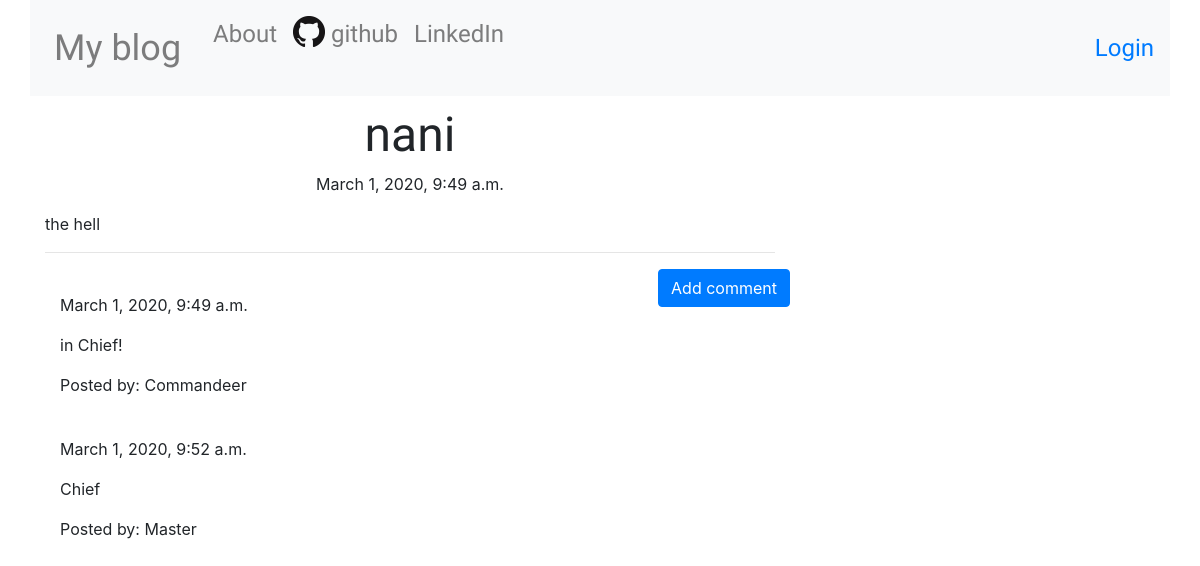
The app's page /post/4 with its own data.
### blog/models.py (models this page shows, shortened)
class Post(models.Model):
    author = models.ForeignKey('auth.User', on_delete=models.CASCADE)
    title = models.CharField(max_length = 200)
    text = models.TextField()
    create_date = models.DateTimeField(default = timezone.now)
    publish_date = models.DateTimeField(blank = True, null = True)

class Comment(models.Model):
    post = models.ForeignKey('blog.Post', on_delete=models.CASCADE, related_name='comments')
    author = models.CharField(max_length = 200)
    text = models.TextField()
    create_date = models.DateTimeField(default = timezone.now)
    approved_comment = models.BooleanField(default = False)

### blog/views.py (the view)
# urls.py: path('post/<int:pk>', views.PostDetailView.as_view(), name = 'post_detail'),
class PostDetailView(DetailView):
    model = Post

### blog/templates/blog/post_detail.html (shortened to what this page needs)
{% extends 'blog/base.html'%}
{% block body_block %}
<h1 class='posttitle loader'>{{ post.title }}</h1>
{% if post.publish_date %}
    <div class='date postdate'>
        {{ post.publish_date }}
    </div>
{% else %}
    <a class='btn btn-success' href="{% url 'post_publish' pk=post.pk %}">Publish!</a>
{% endif %}
    <p class='postcontent'> {{ post.text|safe|linebreaksbr }}</p>
<hr>
<a class='btn btn-primary btn-comment' href="{% url 'add_comment' pk=post.pk %}">Add comment</a>
<div class='container'>
    {% for comment in post.comments.all %}
        <br>
        {% if user.is_authenticated or comment.approved_comment %}
            {{ comment.create_date }}
            <p>{{ comment.text|safe|linebreaks }}</p>
            <p>Posted by: {{ comment.author }}</p>
        {% endif %}
        {% empty %}
        <p>No comments</p>
    {% endfor %}
</div>
{% endblock %}

### blog/static/css/blog.css (style rules this page uses)
.postdate { text-align: center; }
.posttitle { font-family: 'Trade Winds', sans-serif; font-size: 3em; text-align: center; }
.postcontent { font-family: 'Oswald'; font-size: 1.5em; }
.btn-comment { position: absolute; right: 0px; }
.loader { filter:hue-rotate(0deg); color: linear-gradient(45deg,#0f8,#08f); animation:hue 5000ms infinite linear; }

### records on screen
Post: title "nani", publish_date "March 1, 2020, 9:49 a.m.", text "the hell"
Comment: create_date "March 1, 2020, 9:49 a.m.", text "in Chief!", author "Commandeer"
Comment: create_date "March 1, 2020, 9:52 a.m.", text "Chief", author "Master"
